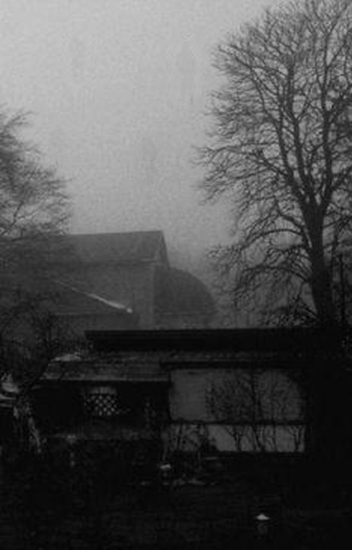
#> input picture A03/steg01.png, 352 x 550 px
$ python steg01.py
#> lines starting #> are read from the running program, lines starting #| are printed output that depends on the picture
import numpy as np
import cv2

def show(img,wait=0,destroy=True):
    img=np.uint8(img)
    cv2.imshow("image",img)
    cv2.waitKey(wait)
    if destroy:
        cv2.destroyAllWindows()

def normalize(img):
    out=img*1.0
    out-=out.min()
    out/=out.max()
    out*=255.999
    return np.uint8(out)

# print(dir(cv2))
img1=cv2.imread("steg01.png")
#> img1 is the input picture: shape (550, 352, 3); mean B, G, R 78.9, 78.9, 78.9
img2=cv2.imread("original.jpg")
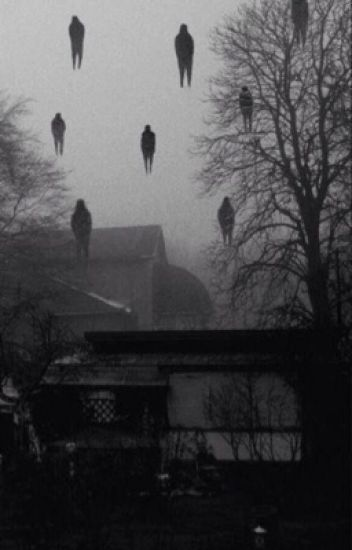
#> input picture A03/original.jpg, 352 x 550 px
#> img2 is the input picture: shape (550, 352, 3); mean B, G, R 75.9, 74, 74.5

red=img1[:,:,2]
green=img1[:,:,1]
blue=img1[:,:,0]

out=img1*0;
#> out: shape (550, 352, 3); every value is 0
out=green-red
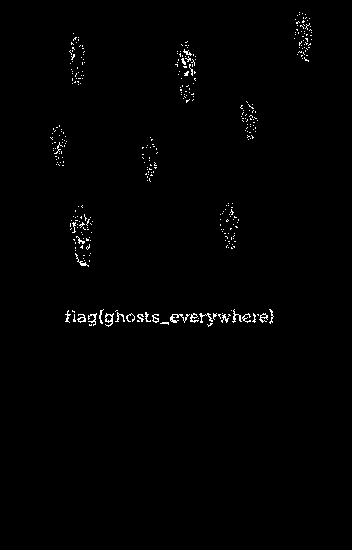
#> out: shape (550, 352); min 0, max 255, mean 2.2

show(out)
